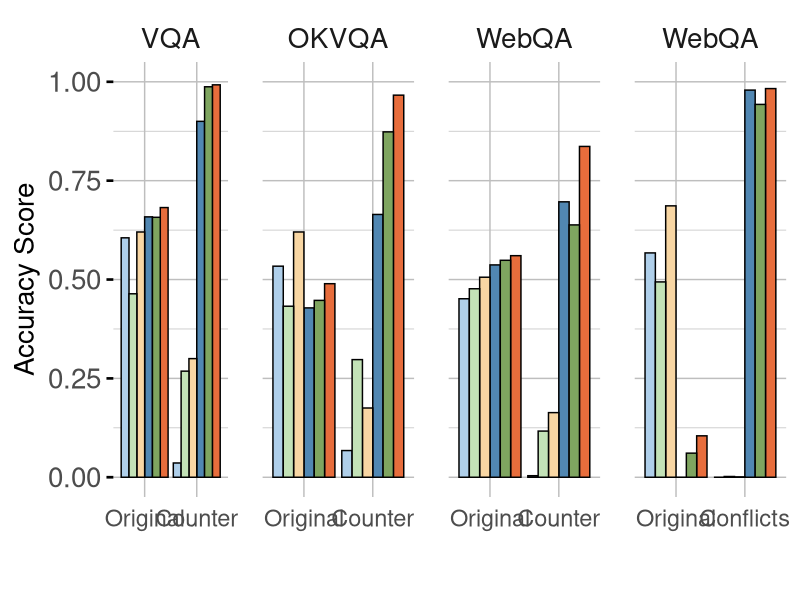

The R script that drew this image:
# Load necessary libraries
library(ggplot2)
library(dplyr)
library(tidyr)
library(cowplot)  # For combining individual plots

# Load your dataset (ensure this path is correct for your data file)
data <- read.csv("data/all_results_formatted_2.csv")

# Filter out rows with the model type 'GPT-4o-mini'
data_filtered <- data %>%
  filter(model_path != "GPT-4o-mini")

data_long <- data_filtered %>%
  pivot_longer(cols = starts_with("img_"),
               names_to = "label_type",
               values_to = "accuracy") %>%
  mutate(label_type = gsub("img_|label_", "", label_type)) %>%
  separate(label_type, into = c("image_type", "label_type"), sep = "\\.") %>%
  mutate(
    image_type = factor(image_type, levels = c("old", "new")),
    label_type = factor(label_type, levels = c("old", "new")),
    model = ifelse(finetuned == 1, "Ft", "Base"),
    model_type = model_path  # Ensure model_type is available for filtering
  )

# Now filter for the specific combinations you care about
data_long <- data_long %>%
  filter(
    (model == "Base" & image_type == "old" & label_type == "old") |
      (model == "Base" & image_type == "new" & label_type == "new") |
      (model == "Ft" & image_type == "old" & label_type == "old") |
      (model == "Ft" & image_type == "new" & label_type == "new")
  )

# Create a new column for grouping by combination of dataset and type
data_long <- data_long %>%
  mutate(dataset_type = factor(interaction(dataset, type), levels = c(
    "VQA.counter", "OKVQA.counter", "WebQA.counter", "WebQA.conf"
  )))  # Set custom order for x-axis

# Combine model and model_type into one factor for unique colors per bar, with specified ordering
data_long$model_label_combination <- factor(
  paste0(data_long$model_type, "-", data_long$model),
  levels = c("Llava1.5-Base", "Phi3-Base", "Qwen2-Base", "Llava1.5-Ft", "Phi3-Ft", "Qwen2-Ft")
)

model_colors <- c("Llava1.5-Base" = "#AFCFEA", "Phi3-Base" = "#C3E2B7", "Qwen2-Base" = "#F8D6A3",
                  "Llava1.5-Ft" = "#5187B2", "Phi3-Ft" = "#7FA560", "Qwen2-Ft" = "#E76D3C")


# Define the color palette for each unique model/model_type combination
# model_colors <- c("Llava1.5-Base" = "#A3C1DA", "Phi3-Base" = "#B5D3B6", "Qwen2-Base" = "#F1A9A0",
#                   "Llava1.5-Ft" = "#467098", "Phi3-Ft" = "#6E9B6C", "Qwen2-Ft" = "#D9534F")

# model_colors <- c("Llava1.5-Base" = "#D0E6F2", "Phi3-Base" = "#E4F1E2", "Qwen2-Base" = "#FFE5D5",
#                   "Llava1.5-Ft" = "#77AADD", "Phi3-Ft" = "#88CCAA", "Qwen2-Ft" = "#FFAA77")

# model_colors <- c("Llava1.5-Base" = "#CAE7E7", "Phi3-Base" = "#CDE0B5", "Qwen2-Base" = "#FFD1BA",
#                   "Llava1.5-Ft" = "#4DA6A6", "Phi3-Ft" = "#77BB44", "Qwen2-Ft" = "#FF6347")


# Define specific names for each dataset_type and label_type combination
data_long <- data_long %>%
  mutate(label_type_custom = case_when(
    dataset_type == "VQA.counter" & label_type == "old" ~ "Original",
    dataset_type == "VQA.counter" & label_type == "new" ~ "Counter",
    dataset_type == "OKVQA.counter" & label_type == "old" ~ "Original",
    dataset_type == "OKVQA.counter" & label_type == "new" ~ "Counter",
    dataset_type == "WebQA.counter" & label_type == "old" ~ "Original",
    dataset_type == "WebQA.counter" & label_type == "new" ~ "Counter",
    dataset_type == "WebQA.conf" & label_type == "old" ~ "Original",
    dataset_type == "WebQA.conf" & label_type == "new" ~ "Conflicts",
    TRUE ~ as.character(label_type)  # Default case (shouldn't be used if all cases are specified)
  ))

data_long <- data_long %>%
  mutate(label_type_custom = factor(
    label_type_custom,
    levels = c("Original","Counter","Conflicts")
  ))


# Updated create_plot function to use label_type_custom
create_plot <- function(data, show_y_axis = TRUE, show_legend = FALSE) {
  p <- ggplot(data, aes(x = label_type_custom, y = accuracy, fill = model_label_combination)) +
    geom_bar(stat = "identity", position = "dodge", color = "black") +
    scale_fill_manual(values = model_colors) +
    labs(x = NULL, y = if (show_y_axis) "Accuracy Score" else NULL, fill = if (show_legend) "Model - Type") +
    scale_y_continuous(limits = c(0, 1)) +
    guides(fill = guide_legend(nrow = 1)) +  # Arrange legend items in a single row
    theme_minimal(base_size = 20) +
    theme(axis.text.x = element_text(angle = 0, hjust = 0.5, vjust=1, size=17),
          axis.title.x = element_blank(),
          axis.title.y = if (show_y_axis) element_text(size = 20) else element_blank(),
          axis.text.y = if (show_y_axis) element_text(size = 20) else element_blank(),
          axis.ticks.y = if (show_y_axis) element_line(color = "black") else element_blank(),
          panel.grid.major = element_line(color = "gray", size = 0.5),
          panel.grid.minor = element_line(color = "gray", size = 0.25),
          strip.text = element_text(size = 20),
          panel.spacing.x = unit(1, "lines"),
          legend.title = element_text(size = 17),  
          legend.text = element_text(size = 17),   
          legend.position = if (show_legend) "bottom" else "none",  # Position legend at the bottom
          legend.background = element_rect(fill = rgb(1, 1, 1, alpha = 0.3), color = NA, size = 0.5, linetype = "solid"),
          legend.margin = margin(0, 0, 0, 0),
          legend.spacing = unit(0, "cm"),
          legend.box.spacing = unit(0, "cm")) + 
    facet_wrap(~dataset_type, scales = "free_y", nrow = 1,
               labeller = as_labeller(c(
                 "VQA.counter" = "VQA",
                 "OKVQA.counter" = "OKVQA",
                 "WebQA.counter" = "WebQA",
                 "WebQA.conf" = "WebQA"
               )))  # Custom labels for dataset_type facets
  return(p)
}


# Create a single plot to extract the legend
dataset_types <- levels(data_long$dataset_type)
legend_plot <- create_plot(data_long %>% filter(dataset_type == dataset_types[1]), show_y_axis = TRUE, show_legend = TRUE)
legend <- get_legend(legend_plot)

# Generate individual plots without legends
plots <- lapply(1:length(dataset_types), function(i) {
  data_subset <- data_long %>% filter(dataset_type == dataset_types[i])
  create_plot(data_subset, 
              show_y_axis = (i == 1), 
              show_legend = FALSE)  # No legend in individual plots
})

# Combine the main plots horizontally with adjusted widths
plot_widths <- rep(1, length(plots))  # Default width for all plots
plot_widths[1] <- 1.3
combined_plots <- plot_grid(plotlist = plots, nrow = 1, align = "h", rel_widths = plot_widths)

# Add the extracted legend below the combined plot
final_plot <- plot_grid(combined_plots, legend, ncol = 1, rel_heights = c(1, 0.1))

# Display the final combined plot with the legend at the bottom
print(final_plot)
